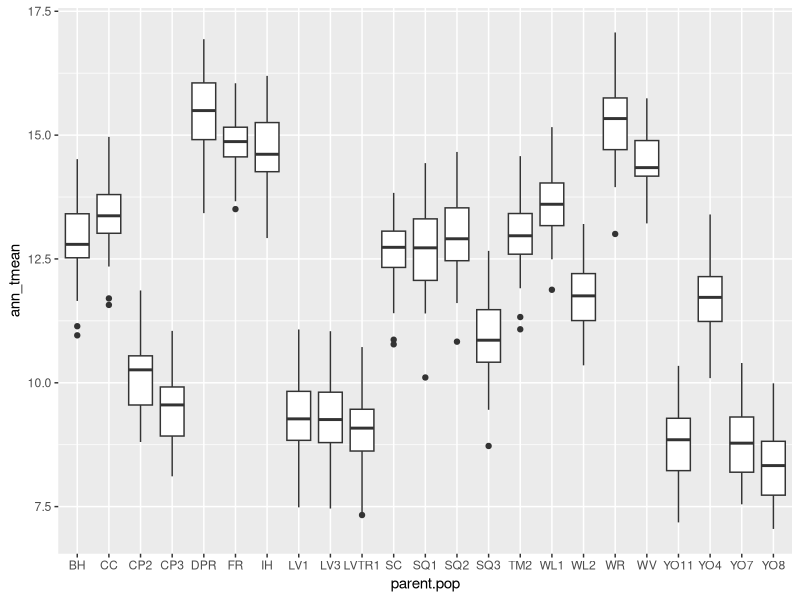
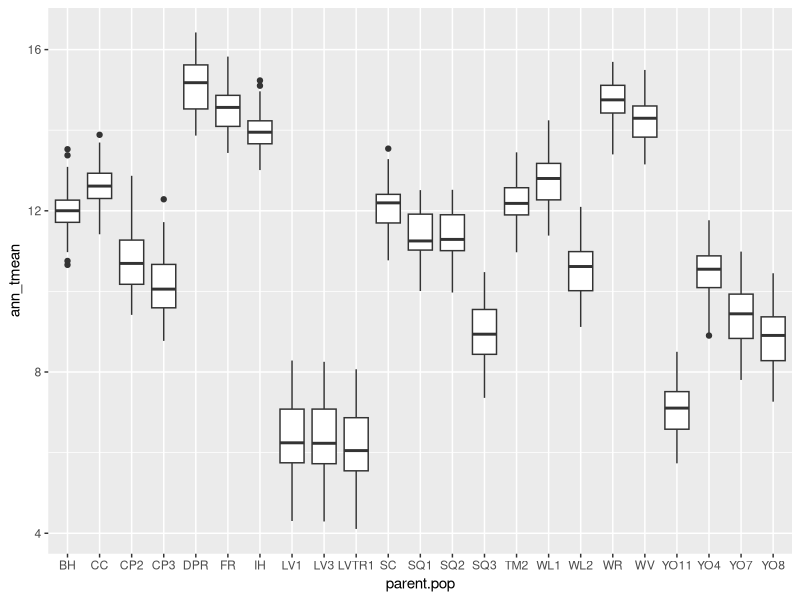
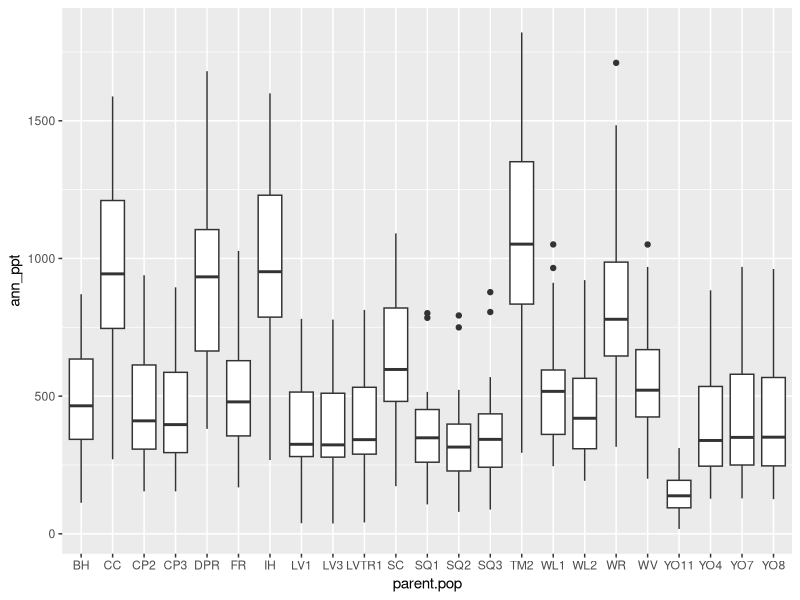
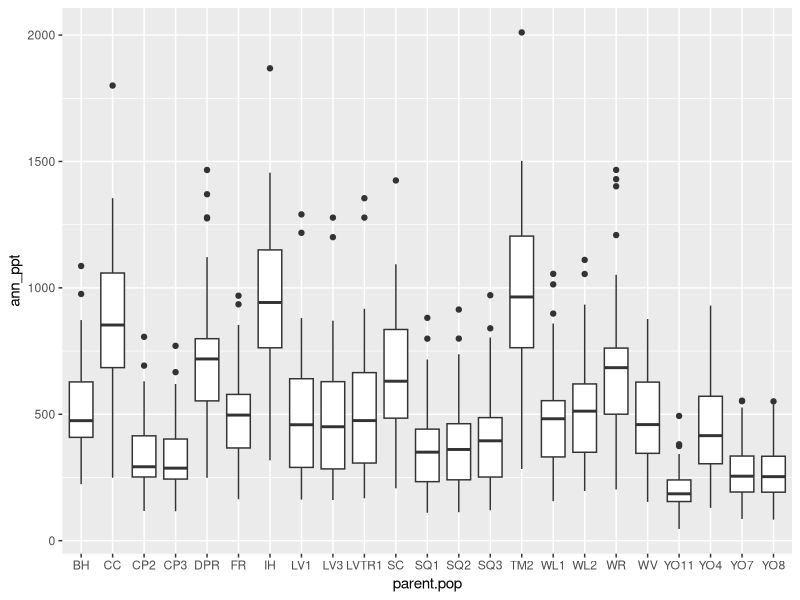
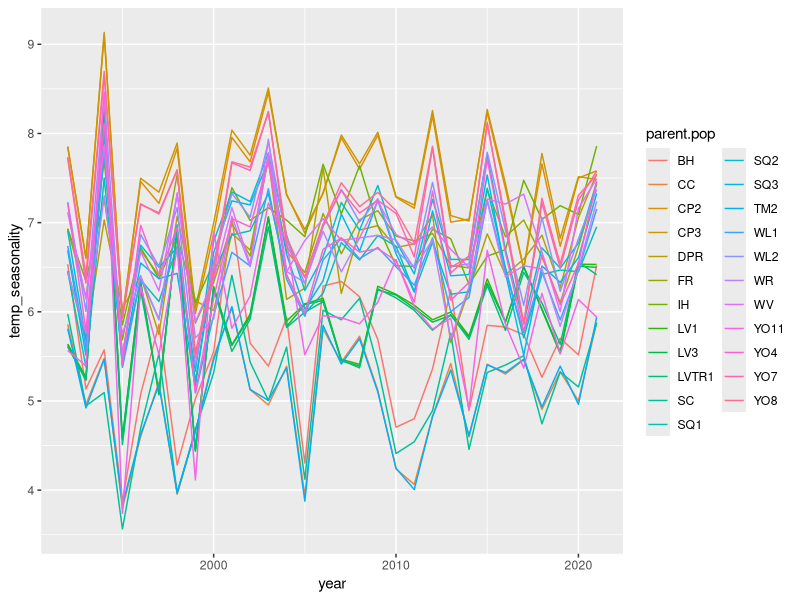
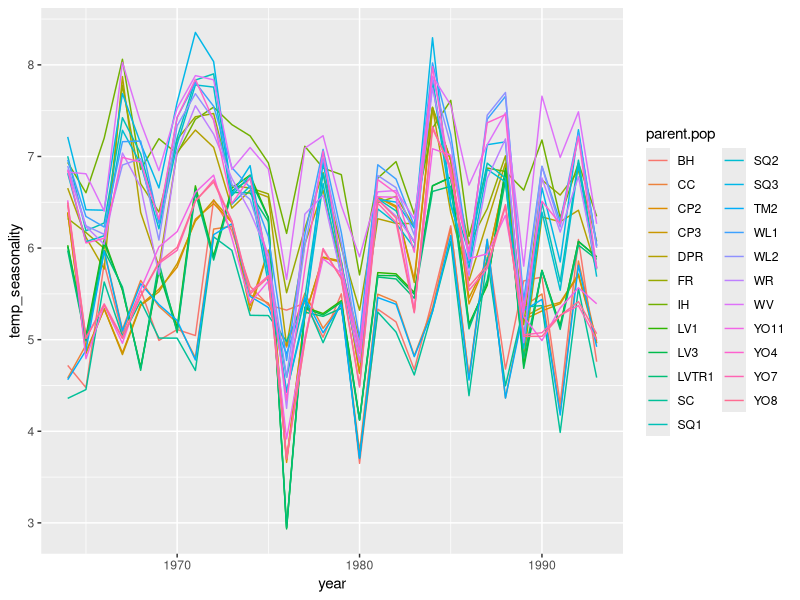
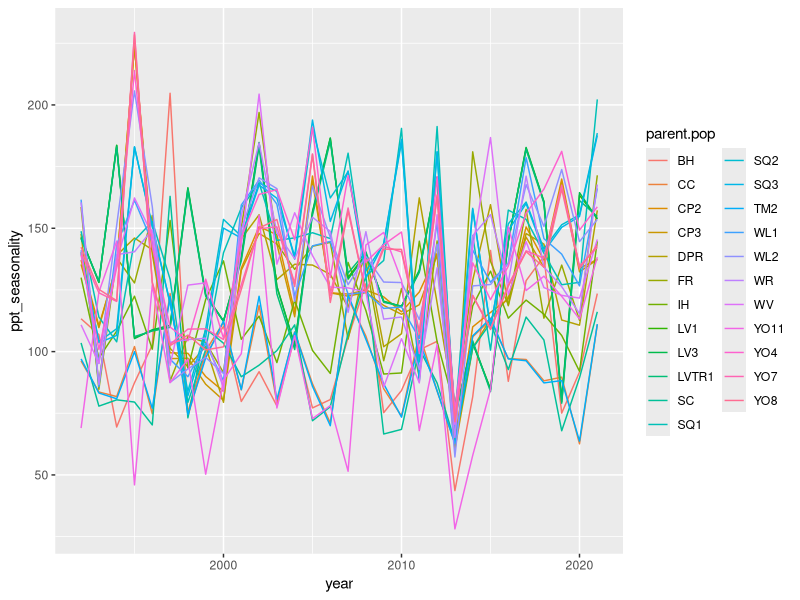
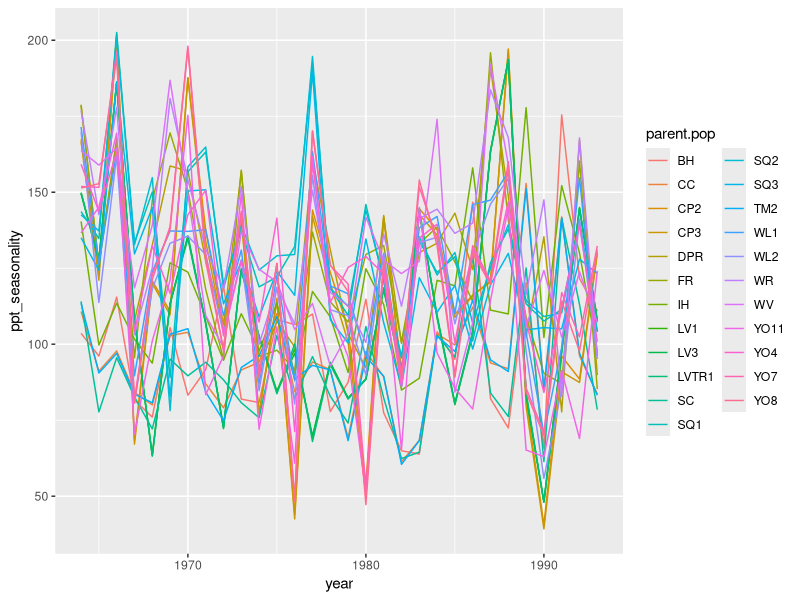

Source code (R) for these figures, in order:
## ---- chunk 1
knitr::opts_chunk$set(echo = TRUE)
## ---- chunk 2
library(raster)
library(tidyverse)
library(conflicted)
conflicts_prefer(dplyr::select())
conflicts_prefer(dplyr::filter)
library(ggrepel)
library(cowplot)
library(gridExtra)
library(corrplot) #plotting correlations 
library(rstatix) #performing cor_test

sem <- function(x, na.rm=FALSE) {
  sd(x,na.rm=na.rm)/sqrt(length(na.omit(x)))
} #standard error function 

get_legend<-function(myggplot){
  tmp <- ggplot_gtable(ggplot_build(myggplot))
  leg <- which(sapply(tmp$grobs, function(x) x$name) == "guide-box")
  legend <- tmp$grobs[[leg]]
  return(legend)
} #legend function for grid_arrange

elev_three_palette <- c("#0043F0", "#C9727F", "#F5A540") #colors from Gremer et al 2019
elev_order <- c("High", "Mid", "Low")
## ---- chunk 3
flint_recent_grwseason <- read_csv("../output/Climate/flint_climate_growthseason_recent.csv") %>%
  dplyr::select(month, parent.pop:tmx)
head(flint_recent_grwseason, 12)
flint_recent_grwseason %>% filter(parent.pop=="DPR")

flint_historical_grwseason <- read_csv("../output/Climate/flint_climate_growthseason_historical.csv") %>%
  dplyr::select(month, parent.pop:tmx)
head(flint_historical_grwseason, 12)
## ---- chunk 4
flint_recent_grwseason_2024 <- read_csv("../output/Climate/flint_climate_growthseason_recent_2024.csv") %>%
  dplyr::select(month, parent.pop:tmx)
head(flint_recent_grwseason_2024, 12)
flint_recent_grwseason_2024 %>% filter(parent.pop=="DPR")

flint_historical_grwseason_2024 <- read_csv("../output/Climate/flint_climate_growthseason_historical_2024.csv") %>%
  dplyr::select(month, parent.pop:tmx)
head(flint_historical_grwseason_2024, 12)
## ---- chunk 5
bioclim_recent_meantemp_prep <- flint_recent_grwseason %>% 
  mutate(tavg = (tmn + tmx)/2, t_diurnal = (tmx-tmn))
## ---- chunk 6
recent_wettest_month <- bioclim_recent_meantemp_prep %>%  #there's one wettest month per pop/year
  group_by(parent.pop, elevation.group, elev_m, year) %>% 
  slice_max(ppt)

recent_driest_month <- bioclim_recent_meantemp_prep %>%  #there's more than one driest month for some pops and years 
  group_by(parent.pop, elevation.group, elev_m, year) %>% 
  slice_min(ppt)

recent_warmest_month <- bioclim_recent_meantemp_prep %>% #there's more than one warmest month for 1 pop/year
  group_by(parent.pop, elevation.group, elev_m, year) %>% 
  slice_max(tavg)

recent_coldest_month <- bioclim_recent_meantemp_prep %>% #there's one coldest month per pop/year
  group_by(parent.pop, elevation.group, elev_m, year) %>% 
  slice_min(tavg)
## ---- chunk 7
bioclim_recent_calc <- bioclim_recent_meantemp_prep %>% 
  group_by(parent.pop, elevation.group, elev_m, year) %>% 
  summarise(ann_tmean=mean(tavg),  #Bio1 - Annual Mean Temperature
            mean_diurnal_range=mean(t_diurnal), #Bio2 - Mean Diurnal Range
            temp_seasonality=sd(tavg), #Bio4 - Temperature Seasonality
            temp_ann_range=(max(tmx))-(min(tmn)), #bio7 - temp annual range
            ann_ppt=sum(ppt), #bio12 - annual precip
            ppt_seasonality=cv(ppt+1)) #bio15 - Precipitation Seasonality (+1 to avoid strange CVs for areas where mean rainfaill is < 1)
bioclim_recent_calc
## ---- chunk 8
#bio8 = tmean_wettest_month
bio8_recent <- recent_wettest_month %>% 
  dplyr::select(parent.pop, elevation.group, elev_m, year, tmean_wettest_month=tavg)

#bio9 = tmean_driest_month
bio9_recent <- recent_driest_month %>% 
  group_by(parent.pop, elevation.group, elev_m, year) %>% 
  summarise(tmean_driest_month=mean(tavg)) #taking the average b/c some years where there are multiple driest months 

bio8_9_recent <- full_join(bio8_recent, bio9_recent)

#bio18 = ppt_warmest_month
bio18_recent <- recent_warmest_month %>% 
  group_by(parent.pop, elevation.group, elev_m, year) %>% 
  summarise(ppt_warmest_month=mean(ppt)) #taking the avg b/c more than one warmest month for one pop/year

#bio19 = ppt_coldest_month
bio19_recent <- recent_wettest_month %>% 
  dplyr::select(parent.pop, elevation.group, elev_m, year, ppt_coldest_month=ppt)

bio18_19_recent <- full_join(bio18_recent, bio19_recent)

all_periods_recent <- full_join(bio8_9_recent, bio18_19_recent)
## ---- chunk 9
bioclim_recent <- full_join(bioclim_recent_calc, all_periods_recent)
summary(bioclim_recent)
write_csv(bioclim_recent, "../output/Climate/BioClim_growthseason_Recent.csv")
## ---- chunk 10
bioclim_recent_meantemp_prep_2024 <- flint_recent_grwseason_2024 %>% 
  mutate(tavg = (tmn + tmx)/2, t_diurnal = (tmx-tmn))
## ---- chunk 11
recent_wettest_month_2024 <- bioclim_recent_meantemp_prep_2024 %>%  #there's one wettest month per pop/year
  group_by(parent.pop, elevation.group, elev_m, year) %>% 
  slice_max(ppt)

recent_driest_month_2024 <- bioclim_recent_meantemp_prep_2024 %>%  #there's more than one driest month for some pops and years 
  group_by(parent.pop, elevation.group, elev_m, year) %>% 
  slice_min(ppt)

recent_warmest_month_2024 <- bioclim_recent_meantemp_prep_2024 %>% #there's more than one warmest month for 1 pop/year
  group_by(parent.pop, elevation.group, elev_m, year) %>% 
  slice_max(tavg)

recent_coldest_month_2024 <- bioclim_recent_meantemp_prep_2024 %>% #there's one coldest month per pop/year
  group_by(parent.pop, elevation.group, elev_m, year) %>% 
  slice_min(tavg)
## ---- chunk 12
bioclim_recent_calc_2024 <- bioclim_recent_meantemp_prep_2024 %>% 
  group_by(parent.pop, elevation.group, elev_m, year) %>% 
  summarise(ann_tmean=mean(tavg),  #Bio1 - Annual Mean Temperature
            mean_diurnal_range=mean(t_diurnal), #Bio2 - Mean Diurnal Range
            temp_seasonality=sd(tavg), #Bio4 - Temperature Seasonality
            temp_ann_range=(max(tmx))-(min(tmn)), #bio7 - temp annual range
            ann_ppt=sum(ppt), #bio12 - annual precip
            ppt_seasonality=cv(ppt+1)) #bio15 - Precipitation Seasonality (+1 to avoid strange CVs for areas where mean rainfaill is < 1)
bioclim_recent_calc_2024
## ---- chunk 13
#bio8 = tmean_wettest_month
bio8_recent_2024 <- recent_wettest_month_2024 %>% 
  dplyr::select(parent.pop, elevation.group, elev_m, year, tmean_wettest_month=tavg)

#bio9 = tmean_driest_month
bio9_recent_2024 <- recent_driest_month_2024 %>% 
  group_by(parent.pop, elevation.group, elev_m, year) %>% 
  summarise(tmean_driest_month=mean(tavg)) #taking the average b/c some years where there are multiple driest months 

bio8_9_recent_2024 <- full_join(bio8_recent_2024, bio9_recent_2024)

#bio18 = ppt_warmest_month
bio18_recent_2024 <- recent_warmest_month_2024 %>% 
  group_by(parent.pop, elevation.group, elev_m, year) %>% 
  summarise(ppt_warmest_month=mean(ppt)) #taking the avg b/c more than one warmest month for one pop/year

#bio19 = ppt_coldest_month
bio19_recent_2024 <- recent_wettest_month_2024 %>% 
  dplyr::select(parent.pop, elevation.group, elev_m, year, ppt_coldest_month=ppt)

bio18_19_recent_2024 <- full_join(bio18_recent_2024, bio19_recent_2024)

all_periods_recent_2024 <- full_join(bio8_9_recent_2024, bio18_19_recent_2024)
## ---- chunk 14
bioclim_recent_2024 <- full_join(bioclim_recent_calc_2024, all_periods_recent_2024)
summary(bioclim_recent_2024)
write_csv(bioclim_recent_2024, "../output/Climate/BioClim_growthseason_Recent_2024.csv")
## ---- chunk 15
bioclim_historical_meantemp_prep <- flint_historical_grwseason %>% 
  mutate(tavg = (tmn + tmx)/2, t_diurnal = (tmx-tmn))
## ---- chunk 16
historical_wettest_month <- bioclim_historical_meantemp_prep %>%  
  group_by(parent.pop, elevation.group, elev_m, year) %>% 
  slice_max(ppt)

historical_driest_month <- bioclim_historical_meantemp_prep %>%  #there's more than one driest month for some pops and years 
  group_by(parent.pop, elevation.group, elev_m, year) %>% 
  slice_min(ppt)

historical_warmest_month <- bioclim_historical_meantemp_prep %>% #there's one warmest month per pop/year
  group_by(parent.pop, elevation.group, elev_m, year) %>% 
  slice_max(tavg)

historical_coldest_month <- bioclim_historical_meantemp_prep %>% #there's one coldest month per pop/year
  group_by(parent.pop, elevation.group, elev_m, year) %>% 
  slice_min(tavg)
## ---- chunk 17
bioclim_historical_calc <- bioclim_historical_meantemp_prep %>% 
  group_by(parent.pop, elevation.group, elev_m, year) %>% 
  summarise(ann_tmean=mean(tavg),  #Bio1 - Annual Mean Temperature
            mean_diurnal_range=mean(t_diurnal), #Bio2 - Mean Diurnal Range
            temp_seasonality=sd(tavg), #Bio4 - Temperature Seasonality
            temp_ann_range=(max(tmx))-(min(tmn)), #bio7 - temp annual range
            ann_ppt=sum(ppt), #bio12 - annual precip
            ppt_seasonality=cv(ppt+1)) #bio15 - Precipitation Seasonality (+1 to avoid strange CVs for areas where mean rainfaill is < 1)
bioclim_historical_calc
## ---- chunk 18
#bio8 = tmean_wettest_month
bio8_historical <- historical_wettest_month %>% 
  dplyr::select(parent.pop, elevation.group, elev_m, year, tmean_wettest_month=tavg)

#bio9 = tmean_driest_month
bio9_historical <- historical_driest_month %>% 
  group_by(parent.pop, elevation.group, elev_m, year) %>% 
  summarise(tmean_driest_month=mean(tavg)) #taking the average b/c some years where there are multiple driest months 

bio8_9_historical <- full_join(bio8_historical, bio9_historical)

#bio18 = ppt_warmest_month
bio18_historical <- historical_warmest_month %>% 
  dplyr::select(parent.pop, elevation.group, elev_m, year, ppt_warmest_month=ppt)

#bio19 = ppt_coldest_month
bio19_historical <- historical_wettest_month %>% 
  dplyr::select(parent.pop, elevation.group, elev_m, year, ppt_coldest_month=ppt)

bio18_19_historical <- full_join(bio18_historical, bio19_historical)

all_periods_historical <- full_join(bio8_9_historical, bio18_19_historical)
## ---- chunk 19
bioclim_historical <- full_join(bioclim_historical_calc, all_periods_historical)
summary(bioclim_historical)
write_csv(bioclim_historical, "../output/Climate/BioClim_growthseason_Historical.csv")
## ---- chunk 20
bioclim_recent %>% ggplot(aes(x=parent.pop, y=ann_tmean)) + geom_boxplot()
bioclim_historical %>% ggplot(aes(x=parent.pop, y=ann_tmean)) + geom_boxplot()

bioclim_recent %>% ggplot(aes(x=parent.pop, y=ann_ppt)) + geom_boxplot() #seemingly more variation in ppt across years than temperature 
bioclim_historical %>% ggplot(aes(x=parent.pop, y=ann_ppt)) + geom_boxplot()

bioclim_recent %>% ggplot(aes(x=year, y=temp_seasonality, group=parent.pop, color=parent.pop)) + geom_line()
bioclim_historical %>% ggplot(aes(x=year, y=temp_seasonality, group=parent.pop, color=parent.pop)) + geom_line()

bioclim_recent %>% ggplot(aes(x=year, y=ppt_seasonality, group=parent.pop, color=parent.pop)) + geom_line()
bioclim_historical %>% ggplot(aes(x=year, y=ppt_seasonality, group=parent.pop, color=parent.pop)) + geom_line()
## ---- chunk 21
bioclim_recent_avgs <- bioclim_recent %>% group_by(parent.pop, elevation.group, elev_m) %>%
  summarise_at(c("ann_tmean", "mean_diurnal_range", "temp_seasonality", "temp_ann_range", "tmean_wettest_month", "tmean_driest_month", "ann_ppt", "ppt_seasonality","ppt_warmest_month", "ppt_coldest_month"), c(mean, sem), na.rm = TRUE) 
names(bioclim_recent_avgs) <- gsub("fn2", "sem", colnames(bioclim_recent_avgs))
names(bioclim_recent_avgs) <-gsub("fn1", "avg", colnames(bioclim_recent_avgs))
bioclim_recent_avgs

bioclim_recent_avgs %>% ggplot(aes(x=fct_reorder(parent.pop, ann_tmean_avg), y=ann_tmean_avg, fill=elev_m)) + 
  geom_col(width = 0.7,position = position_dodge(0.75)) + 
  geom_errorbar(aes(ymin=ann_tmean_avg-ann_tmean_sem,ymax=ann_tmean_avg+ann_tmean_sem),width=.2, position = position_dodge(0.75)) +
  scale_y_continuous(expand = c(0, 0)) +
  scale_fill_gradient(low = "#F5A540", high = "#0043F0") +
  labs(fill="Elevation (m)", y="Avg Annual Mean Temp", x="Population", title ="Recent Climate - Growth Season") +
  theme_classic() +
  theme(text=element_text(size=25), axis.text.x = element_text(angle = 45,  hjust = 1))
ggsave("../output/Climate/growthseason_AnnMeanTmp_RecentClim.png", width = 12, height = 6, units = "in")

bioclim_recent_avgs %>% ggplot(aes(x=fct_reorder(parent.pop, mean_diurnal_range_avg), y=mean_diurnal_range_avg, fill=elev_m)) + 
  geom_col(width = 0.7,position = position_dodge(0.75)) + 
  geom_errorbar(aes(ymin=mean_diurnal_range_avg-mean_diurnal_range_sem,ymax=mean_diurnal_range_avg+mean_diurnal_range_sem),width=.2, position = position_dodge(0.75)) +
  scale_y_continuous(expand = c(0, 0)) +
  scale_fill_gradient(low = "#F5A540", high = "#0043F0") +
  labs(fill="Elevation (m)", y="Avg Diurnal Range", x="Population", title ="Recent Climate - Growth Season") +
  theme_classic() +
  theme(text=element_text(size=25), axis.text.x = element_text(angle = 45,  hjust = 1))
ggsave("../output/Climate/growthseason_DiurnalRange_RecentClim.png", width = 12, height = 6, units = "in")

bioclim_recent_avgs %>% ggplot(aes(x=fct_reorder(parent.pop, temp_seasonality_avg), y=temp_seasonality_avg, fill=elev_m)) + 
  geom_col(width = 0.7,position = position_dodge(0.75)) + 
  geom_errorbar(aes(ymin=temp_seasonality_avg-temp_seasonality_sem,ymax=temp_seasonality_avg+temp_seasonality_sem),width=.2, position = position_dodge(0.75)) +
  scale_y_continuous(expand = c(0, 0)) +
  scale_fill_gradient(low = "#F5A540", high = "#0043F0") +
  labs(fill="Elevation (m)",  x="Population", title ="Recent Climate - Growth Season") +
  theme_classic() +
  theme(text=element_text(size=25), axis.text.x = element_text(angle = 45,  hjust = 1))
ggsave("../output/Climate/growthseason_TempSeasonality_RecentClim.png", width = 12, height = 6, units = "in")

bioclim_recent_avgs %>% ggplot(aes(x=fct_reorder(parent.pop, temp_ann_range_avg), y=temp_ann_range_avg, fill=elev_m)) + 
  geom_col(width = 0.7,position = position_dodge(0.75)) + 
  geom_errorbar(aes(ymin=temp_ann_range_avg-temp_ann_range_sem,ymax=temp_ann_range_avg+temp_ann_range_sem),width=.2, position = position_dodge(0.75)) +
  scale_y_continuous(expand = c(0, 0)) +
  scale_fill_gradient(low = "#F5A540", high = "#0043F0") +
  labs(fill="Elevation (m)",  x="Population", title ="Recent Climate - Growth Season") +
  theme_classic() +
  theme(text=element_text(size=25), axis.text.x = element_text(angle = 45,  hjust = 1))
ggsave("../output/Climate/growthseason_AnnTmpRange_RecentClim.png", width = 12, height = 6, units = "in")

bioclim_recent_avgs %>% ggplot(aes(x=fct_reorder(parent.pop, tmean_wettest_month_avg), y=tmean_wettest_month_avg, fill=elev_m)) + 
  geom_col(width = 0.7,position = position_dodge(0.75)) + 
  geom_errorbar(aes(ymin=tmean_wettest_month_avg-tmean_wettest_month_sem,ymax=tmean_wettest_month_avg+tmean_wettest_month_sem),width=.2, position = position_dodge(0.75)) +
  scale_y_continuous(expand = c(0, 0)) +
  scale_fill_gradient(low = "#F5A540", high = "#0043F0") +
  labs(fill="Elevation (m)",  x="Population", title ="Recent Climate - Growth Season") +
  theme_classic() +
  theme(text=element_text(size=25), axis.text.x = element_text(angle = 45,  hjust = 1))
ggsave("../output/Climate/growthseason_TmpMeanWet_RecentClim.png", width = 12, height = 6, units = "in")

bioclim_recent_avgs %>% ggplot(aes(x=fct_reorder(parent.pop, tmean_driest_month_avg), y=tmean_driest_month_avg, fill=elev_m)) + 
  geom_col(width = 0.7,position = position_dodge(0.75)) + 
  geom_errorbar(aes(ymin=tmean_driest_month_avg-tmean_driest_month_sem,ymax=tmean_driest_month_avg+tmean_driest_month_sem),width=.2, position = position_dodge(0.75)) +
  scale_y_continuous(expand = c(0, 0)) +
  scale_fill_gradient(low = "#F5A540", high = "#0043F0") +
  labs(fill="Elevation (m)",  x="Population", title ="Recent Climate - Growth Season") +
  theme_classic() +
  theme(text=element_text(size=25), axis.text.x = element_text(angle = 45,  hjust = 1))
ggsave("../output/Climate/growthseason_TmpMeanDry_RecentClim.png", width = 12, height = 6, units = "in")

bioclim_recent_avgs %>% ggplot(aes(x=fct_reorder(parent.pop, ann_ppt_avg), y=ann_ppt_avg, fill=elev_m)) + 
  geom_col(width = 0.7,position = position_dodge(0.75)) + 
  geom_errorbar(aes(ymin=ann_ppt_avg-ann_ppt_sem,ymax=ann_ppt_avg+ann_ppt_sem),width=.2, position = position_dodge(0.75)) +
  scale_y_continuous(expand = c(0, 0)) +
  scale_fill_gradient(low = "#F5A540", high = "#0043F0") +
  labs(fill="Elevation (m)",  x="Population", title ="Recent Climate - Growth Season") +
  theme_classic() +
  theme(text=element_text(size=25), axis.text.x = element_text(angle = 45,  hjust = 1))
ggsave("../output/Climate/growthseason_AnnPPT_RecentClim.png", width = 12, height = 6, units = "in")

bioclim_recent_avgs %>% ggplot(aes(x=fct_reorder(parent.pop, ppt_seasonality_avg), y=ppt_seasonality_avg, fill=elev_m)) + 
  geom_col(width = 0.7,position = position_dodge(0.75)) + 
  geom_errorbar(aes(ymin=ppt_seasonality_avg-ppt_seasonality_sem,ymax=ppt_seasonality_avg+ppt_seasonality_sem),width=.2, position = position_dodge(0.75)) +
  scale_y_continuous(expand = c(0, 0)) +
  scale_fill_gradient(low = "#F5A540", high = "#0043F0") +
  labs(fill="Elevation (m)",  x="Population", title ="Recent Climate - Growth Season") +
  theme_classic() +
  theme(text=element_text(size=25), axis.text.x = element_text(angle = 45,  hjust = 1))
ggsave("../output/Climate/growthseason_PPTSeasonality_RecentClim.png", width = 12, height = 6, units = "in")

bioclim_recent_avgs %>% ggplot(aes(x=fct_reorder(parent.pop, ppt_warmest_month_avg), y=ppt_warmest_month_avg, fill=elev_m)) + 
  geom_col(width = 0.7,position = position_dodge(0.75)) + 
  geom_errorbar(aes(ymin=ppt_warmest_month_avg-ppt_warmest_month_sem,ymax=ppt_warmest_month_avg+ppt_warmest_month_sem),width=.2, position = position_dodge(0.75)) +
  scale_y_continuous(expand = c(0, 0)) +
  scale_fill_gradient(low = "#F5A540", high = "#0043F0") +
  labs(fill="Elevation (m)",  x="Population", title ="Recent Climate - Growth Season") +
  theme_classic() +
  theme(text=element_text(size=25), axis.text.x = element_text(angle = 45,  hjust = 1))
ggsave("../output/Climate/growthseason_PPTWarm_RecentClim.png", width = 12, height = 6, units = "in")

bioclim_recent_avgs %>% ggplot(aes(x=fct_reorder(parent.pop, ppt_coldest_month_avg), y=ppt_coldest_month_avg, fill=elev_m)) + 
  geom_col(width = 0.7,position = position_dodge(0.75)) + 
  geom_errorbar(aes(ymin=ppt_coldest_month_avg-ppt_coldest_month_sem,ymax=ppt_coldest_month_avg+ppt_coldest_month_sem),width=.2, position = position_dodge(0.75)) +
  scale_y_continuous(expand = c(0, 0)) +
  scale_fill_gradient(low = "#F5A540", high = "#0043F0") +
  labs(fill="Elevation (m)",  x="Population", title ="Recent Climate - Growth Season") +
  theme_classic() +
  theme(text=element_text(size=25), axis.text.x = element_text(angle = 45,  hjust = 1))
ggsave("../output/Climate/growthseason_PPTCold_RecentClim.png", width = 12, height = 6, units = "in")
## ---- chunk 22
names(bioclim_historical)
bioclim_historical_avgs <- bioclim_historical %>% group_by(parent.pop, elevation.group, elev_m) %>%
  summarise_at(c("ann_tmean", "mean_diurnal_range", "temp_seasonality", "temp_ann_range", "tmean_wettest_month", "tmean_driest_month", "ann_ppt", "ppt_seasonality","ppt_warmest_month", "ppt_coldest_month"), c(mean, sem), na.rm = TRUE) 
names(bioclim_historical_avgs) <- gsub("fn2", "sem", colnames(bioclim_historical_avgs))
names(bioclim_historical_avgs) <-gsub("fn1", "avg", colnames(bioclim_historical_avgs))
bioclim_historical_avgs

bioclim_historical_avgs %>% ggplot(aes(x=fct_reorder(parent.pop, ann_tmean_avg), y=ann_tmean_avg, fill=elev_m)) + 
  geom_col(width = 0.7,position = position_dodge(0.75)) + 
  geom_errorbar(aes(ymin=ann_tmean_avg-ann_tmean_sem,ymax=ann_tmean_avg+ann_tmean_sem),width=.2, position = position_dodge(0.75)) +
  scale_y_continuous(expand = c(0, 0)) +
  scale_fill_gradient(low = "#F5A540", high = "#0043F0") +
  labs(fill="Elevation (m)", y="Avg Annual Mean Temp", x="Population", title ="Historical Climate - Growth Season") +
  theme_classic() +
  theme(text=element_text(size=25), axis.text.x = element_text(angle = 45,  hjust = 1))
ggsave("../output/Climate/growthseason_AnnMeanTmp_HistoricalClim.png", width = 12, height = 6, units = "in")

bioclim_historical_avgs %>% ggplot(aes(x=fct_reorder(parent.pop, mean_diurnal_range_avg), y=mean_diurnal_range_avg, fill=elev_m)) + 
  geom_col(width = 0.7,position = position_dodge(0.75)) + 
  geom_errorbar(aes(ymin=mean_diurnal_range_avg-mean_diurnal_range_sem,ymax=mean_diurnal_range_avg+mean_diurnal_range_sem),width=.2, position = position_dodge(0.75)) +
  scale_y_continuous(expand = c(0, 0)) +
  scale_fill_gradient(low = "#F5A540", high = "#0043F0") +
  labs(fill="Elevation (m)", y="Avg Diurnal Range", x="Population", title ="Historical Climate - Growth Season") +
  theme_classic() +
  theme(text=element_text(size=25), axis.text.x = element_text(angle = 45,  hjust = 1))
ggsave("../output/Climate/growthseason_DiurnalRange_HistoricalClim.png", width = 12, height = 6, units = "in")

bioclim_historical_avgs %>% ggplot(aes(x=fct_reorder(parent.pop, temp_seasonality_avg), y=temp_seasonality_avg, fill=elev_m)) + 
  geom_col(width = 0.7,position = position_dodge(0.75)) + 
  geom_errorbar(aes(ymin=temp_seasonality_avg-temp_seasonality_sem,ymax=temp_seasonality_avg+temp_seasonality_sem),width=.2, position = position_dodge(0.75)) +
  scale_y_continuous(expand = c(0, 0)) +
  scale_fill_gradient(low = "#F5A540", high = "#0043F0") +
  labs(fill="Elevation (m)",  x="Population", title ="Historical Climate - Growth Season") +
  theme_classic() +
  theme(text=element_text(size=25), axis.text.x = element_text(angle = 45,  hjust = 1))
ggsave("../output/Climate/growthseason_TempSeasonality_HistoricalClim.png", width = 12, height = 6, units = "in")

bioclim_historical_avgs %>% ggplot(aes(x=fct_reorder(parent.pop, temp_ann_range_avg), y=temp_ann_range_avg, fill=elev_m)) + 
  geom_col(width = 0.7,position = position_dodge(0.75)) + 
  geom_errorbar(aes(ymin=temp_ann_range_avg-temp_ann_range_sem,ymax=temp_ann_range_avg+temp_ann_range_sem),width=.2, position = position_dodge(0.75)) +
  scale_y_continuous(expand = c(0, 0)) +
  scale_fill_gradient(low = "#F5A540", high = "#0043F0") +
  labs(fill="Elevation (m)",  x="Population", title ="Historical Climate - Growth Season") +
  theme_classic() +
  theme(text=element_text(size=25), axis.text.x = element_text(angle = 45,  hjust = 1))
ggsave("../output/Climate/growthseason_AnnTmpRange_HistoricalClim.png", width = 12, height = 6, units = "in")

bioclim_historical_avgs %>% ggplot(aes(x=fct_reorder(parent.pop, tmean_wettest_month_avg), y=tmean_wettest_month_avg, fill=elev_m)) + 
  geom_col(width = 0.7,position = position_dodge(0.75)) + 
  geom_errorbar(aes(ymin=tmean_wettest_month_avg-tmean_wettest_month_sem,ymax=tmean_wettest_month_avg+tmean_wettest_month_sem),width=.2, position = position_dodge(0.75)) +
  scale_y_continuous(expand = c(0, 0)) +
  scale_fill_gradient(low = "#F5A540", high = "#0043F0") +
  labs(fill="Elevation (m)",  x="Population", title ="Historical Climate - Growth Season") +
  theme_classic() +
  theme(text=element_text(size=25), axis.text.x = element_text(angle = 45,  hjust = 1))
ggsave("../output/Climate/growthseason_TmpMeanWet_HistoricalClim.png", width = 12, height = 6, units = "in")

bioclim_historical_avgs %>% ggplot(aes(x=fct_reorder(parent.pop, tmean_driest_month_avg), y=tmean_driest_month_avg, fill=elev_m)) + 
  geom_col(width = 0.7,position = position_dodge(0.75)) + 
  geom_errorbar(aes(ymin=tmean_driest_month_avg-tmean_driest_month_sem,ymax=tmean_driest_month_avg+tmean_driest_month_sem),width=.2, position = position_dodge(0.75)) +
  scale_y_continuous(expand = c(0, 0)) +
  scale_fill_gradient(low = "#F5A540", high = "#0043F0") +
  labs(fill="Elevation (m)",  x="Population", title ="Historical Climate - Growth Season") +
  theme_classic() +
  theme(text=element_text(size=25), axis.text.x = element_text(angle = 45,  hjust = 1))
ggsave("../output/Climate/growthseason_TmpMeanDry_HistoricalClim.png", width = 12, height = 6, units = "in")

bioclim_historical_avgs %>% ggplot(aes(x=fct_reorder(parent.pop, ann_ppt_avg), y=ann_ppt_avg, fill=elev_m)) + 
  geom_col(width = 0.7,position = position_dodge(0.75)) + 
  geom_errorbar(aes(ymin=ann_ppt_avg-ann_ppt_sem,ymax=ann_ppt_avg+ann_ppt_sem),width=.2, position = position_dodge(0.75)) +
  scale_y_continuous(expand = c(0, 0)) +
  scale_fill_gradient(low = "#F5A540", high = "#0043F0") +
  labs(fill="Elevation (m)",  x="Population", title ="Historical Climate - Growth Season") +
  theme_classic() +
  theme(text=element_text(size=25), axis.text.x = element_text(angle = 45,  hjust = 1))
ggsave("../output/Climate/growthseason_AnnPPT_HistoricalClim.png", width = 12, height = 6, units = "in")

bioclim_historical_avgs %>% ggplot(aes(x=fct_reorder(parent.pop, ppt_seasonality_avg), y=ppt_seasonality_avg, fill=elev_m)) + 
  geom_col(width = 0.7,position = position_dodge(0.75)) + 
  geom_errorbar(aes(ymin=ppt_seasonality_avg-ppt_seasonality_sem,ymax=ppt_seasonality_avg+ppt_seasonality_sem),width=.2, position = position_dodge(0.75)) +
  scale_y_continuous(expand = c(0, 0)) +
  scale_fill_gradient(low = "#F5A540", high = "#0043F0") +
  labs(fill="Elevation (m)",  x="Population", title ="Historical Climate - Growth Season") +
  theme_classic() +
  theme(text=element_text(size=25), axis.text.x = element_text(angle = 45,  hjust = 1))
ggsave("../output/Climate/growthseason_PPTSeasonality_HistoricalClim.png", width = 12, height = 6, units = "in")

bioclim_historical_avgs %>% ggplot(aes(x=fct_reorder(parent.pop, ppt_warmest_month_avg), y=ppt_warmest_month_avg, fill=elev_m)) + 
  geom_col(width = 0.7,position = position_dodge(0.75)) + 
  geom_errorbar(aes(ymin=ppt_warmest_month_avg-ppt_warmest_month_sem,ymax=ppt_warmest_month_avg+ppt_warmest_month_sem),width=.2, position = position_dodge(0.75)) +
  scale_y_continuous(expand = c(0, 0)) +
  scale_fill_gradient(low = "#F5A540", high = "#0043F0") +
  labs(fill="Elevation (m)",  x="Population", title ="Historical Climate - Growth Season") +
  theme_classic() +
  theme(text=element_text(size=25), axis.text.x = element_text(angle = 45,  hjust = 1))
ggsave("../output/Climate/growthseason_PPTWarm_HistoricalClim.png", width = 12, height = 6, units = "in")

bioclim_historical_avgs %>% ggplot(aes(x=fct_reorder(parent.pop, ppt_coldest_month_avg), y=ppt_coldest_month_avg, fill=elev_m)) + 
  geom_col(width = 0.7,position = position_dodge(0.75)) + 
  geom_errorbar(aes(ymin=ppt_coldest_month_avg-ppt_coldest_month_sem,ymax=ppt_coldest_month_avg+ppt_coldest_month_sem),width=.2, position = position_dodge(0.75)) +
  scale_y_continuous(expand = c(0, 0)) +
  scale_fill_gradient(low = "#F5A540", high = "#0043F0") +
  labs(fill="Elevation (m)",  x="Population", title ="Historical Climate - Growth Season") +
  theme_classic() +
  theme(text=element_text(size=25), axis.text.x = element_text(angle = 45,  hjust = 1))
ggsave("../output/Climate/growthseason_PPTCold_HistoricalClim.png", width = 12, height = 6, units = "in")
## ---- chunk 23
names(bioclim_recent)
bioclim_recent <- tibble(bioclim_recent)
bioclim_recent %>% cor_test(ann_tmean:ppt_coldest_month, method = "pearson")
recent_cor_bioclim_mat <- bioclim_recent %>% dplyr::select(ann_tmean:ppt_coldest_month) %>% cor_mat()
recent_cor_bioclim_mat

recent_cor_bioclim = bioclim_recent %>% dplyr::select(ann_tmean:ppt_coldest_month) %>% cor()
file_path= "../output/Climate/BioClim_RecentClim_Cors.png"
png(width = 12, height = 6, res= 300, units = "in", file=file_path, type = "cairo")
corrplot(recent_cor_bioclim)
dev.off()

bioclim_historical <- tibble(bioclim_historical)
bioclim_historical %>% cor_test(ann_tmean:ppt_coldest_month, method = "pearson")
historical_cor_bioclim_mat <- bioclim_historical %>% dplyr::select(ann_tmean:ppt_coldest_month) %>% cor_mat()
historical_cor_bioclim_mat

historical_cor_bioclim = bioclim_historical %>% dplyr::select(ann_tmean:ppt_coldest_month) %>% cor()
file_path= "../output/Climate/BioClim_HistoricalClim_Cors.png"
png(width = 12, height = 6, res= 300, units = "in", file=file_path, type = "cairo")
corrplot(historical_cor_bioclim)
dev.off()
